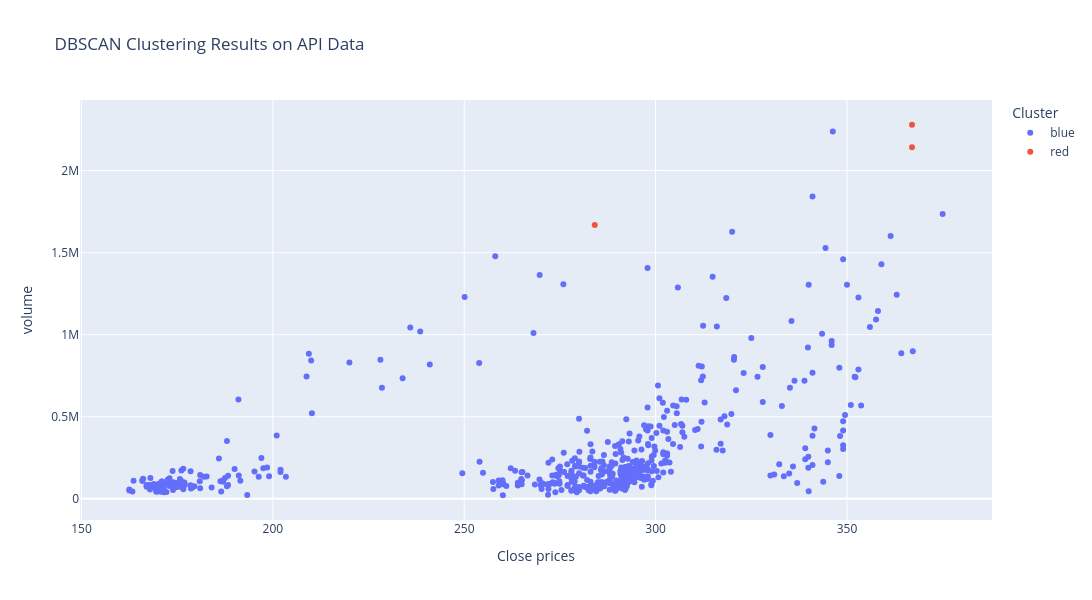

This figure's notebook cell:
### Markdown cell above
## Visualization

### Code cell
import plotly.express as px

fig = px.scatter(
    anomalies_dbscan,
    x="close",
    y="volume",
    color="Color",
    title=f"DBSCAN Clustering Results on {stock_name} Data",
    labels={"Color": "Cluster"},
    hover_data=["returns", "volatility"],  # Add more data to hover
)

# Update layout for better visualization
fig.update_layout(
    xaxis_title="Close prices",
    yaxis_title="volume",
    legend_title="Cluster",
    autosize=False,
    width=1200,
    height=600,
)

# Show the plot
fig.show()

### Figure 1 — Plotly figure (JSON) as saved in the notebook; plotly's stock layout.template omitted (floating-point values rounded to 4 significant figures; data arrays with more than 128 entries replaced by an {"elided": "..."} marker saying what was removed)
{"data": [{"customdata": {"elided": "515x2 float values"}, "hovertemplate": "Cluster=blue<br>close=%{x}<br>volume=%{y}<br>returns=%{customdata[0]}<br>volatility=%{customdata[1]}<extra></extra>", "legendgroup": "blue", "marker": {"color": "#636efa", "symbol": "circle"}, "mode": "markers", "name": "blue", "orientation": "v", "showlegend": true, "type": "scatter", "x": {"elided": "515 float values"}, "xaxis": "x", "y": {"elided": "515 float values"}, "yaxis": "y"}, {"customdata": [[-0.02133, 0.04712], [-0.0005447, 0.04665], [-0.07459, 0.03123]], "hovertemplate": "Cluster=red<br>close=%{x}<br>volume=%{y}<br>returns=%{customdata[0]}<br>volatility=%{customdata[1]}<extra></extra>", "legendgroup": "red", "marker": {"color": "#EF553B", "symbol": "circle"}, "mode": "markers", "name": "red", "orientation": "v", "showlegend": true, "type": "scatter", "x": [367.0, 367.0, 284.1], "xaxis": "x", "y": [2142000.0, 2279000.0, 1668000.0], "yaxis": "y"}], "layout": {"autosize": false, "height": 600, "legend": {"title": {"text": "Cluster"}, "tracegroupgap": 0}, "title": {"text": "DBSCAN Clustering Results on API Data"}, "width": 1200, "xaxis": {"anchor": "y", "domain": [0, 1], "title": {"text": "Close prices"}}, "yaxis": {"anchor": "x", "domain": [0, 1], "title": {"text": "volume"}}}}
